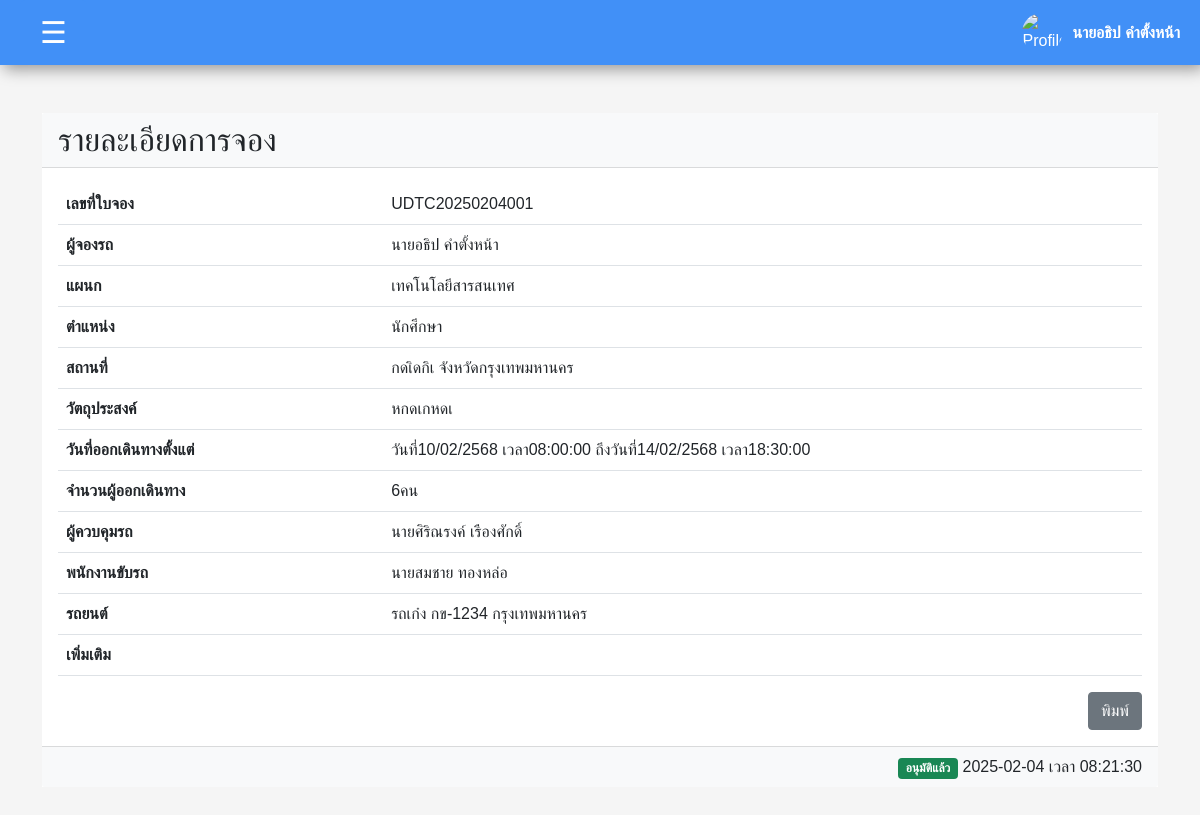
/Project/user/request_details.php?request_id=UDTC20250204001 (signed in), run on the app's committed database.
### tables this page shows
CREATE TABLE `requests` (
  `request_id` varchar(20) NOT NULL,
  `destination` varchar(255) DEFAULT NULL,
  `province` varchar(100) DEFAULT NULL,
  `travel_type` enum('ในจังหวัด','ต่างจังหวัด') DEFAULT NULL,
  `purpose` varchar(255) DEFAULT NULL,
  `departure_date` date DEFAULT NULL,
  `departure_time` time DEFAULT NULL,
  `return_date` date DEFAULT NULL,
  `return_time` time DEFAULT NULL,
  `passengers` int(11) DEFAULT NULL,
  `request_date` datetime DEFAULT NULL,
  `status` enum('รออนุมัติ','อนุมัติ','ปฏิเสธ','ยกเลิก') DEFAULT 'รออนุมัติ',
  `user_id` varchar(255) DEFAULT NULL,
  `driver_id` int(11) DEFAULT NULL,
  `car_id` int(11) DEFAULT NULL,
  `admin_id` varchar(11) DEFAULT NULL
);

CREATE TABLE `users` (
  `user_id` varchar(11) NOT NULL,
  `fullname` varchar(255) NOT NULL,
  `password` varchar(255) NOT NULL,
  `position` varchar(255) NOT NULL,
  `department` varchar(255) NOT NULL,
  `role` enum('admin','user','') NOT NULL,
  `profile_picture` varchar(255) DEFAULT 'default_images_account.jpg',
  `signature` varchar(255) DEFAULT 'default_images_signature.png'
);

CREATE TABLE `cars` (
  `car_id` int(11) NOT NULL,
  `plate_number` varchar(15) NOT NULL,
  `brand` varchar(50) NOT NULL,
  `model` varchar(50) DEFAULT NULL,
  `car_type` varchar(30) NOT NULL,
  `province` varchar(50) NOT NULL,
  `color` varchar(20) NOT NULL,
  `seats` int(11) NOT NULL,
  `status` enum('ใช้ได้ปกติ','ยกเลิกการใช้งาน','บำรุงรักษา') DEFAULT 'ใช้ได้ปกติ',
  `create_date` timestamp NOT NULL DEFAULT current_timestamp(),
  `update_date` timestamp NOT NULL DEFAULT current_timestamp() ON UPDATE current_timestamp()
);

CREATE TABLE `drivers` (
  `driver_id` int(11) NOT NULL,
  `name` varchar(100) DEFAULT NULL,
  `phone_number` varchar(15) DEFAULT NULL,
  `work_date` date DEFAULT NULL
);

CREATE TABLE `notes` (
  `note_id` int(11) NOT NULL,
  `request_id` varchar(20) DEFAULT NULL,
  `note_text` text NOT NULL,
  `created_at` timestamp NOT NULL DEFAULT current_timestamp()
);

### Project/function/BuddhistYear.php (called while the page is built, shortened)
<?php
function convertDateToBuddhist($date) {
    $dateObj = new DateTime($date);
    $buddhistYear = $dateObj->format("Y") + 543;
    return $dateObj->format("d/m/") . $buddhistYear;
}
?>

### Project/user/request_details.php (the view, shortened to what this page needs)
<!DOCTYPE html>
<html lang="en">
<head>
    <link rel="stylesheet" href="../css/bootstrap.css">
</head>
<body>
    <?php
    require("header.php");
    require("../function/BuddhistYear.php");
    if (isset($_GET['request_id'])) {
        $request_id = $_GET['request_id'];
        $request_id = mysqli_real_escape_string($connect, $request_id);
        $sql = "SELECT
    users.user_id,
    users.signature,
    users.fullname,
    users.department,
    users.position,
    requests.request_id,
    requests.user_id,
    requests.passengers,
    requests.destination,
    requests.province,
    requests.departure_date,
    requests.departure_time,
    requests.return_date,
    requests.return_time,
    requests.status,
    requests.driver_id,
    requests.car_id,
    requests.purpose,
    requests.request_date,
    requests.admin_id,
    drivers.name AS driver_name,
    admins.fullname AS admin_name,
    admins.signature AS admin_image,
    cars.plate_number,
    cars.province,
    cars.car_type
FROM requests
JOIN users ON requests.user_id = users.user_id
LEFT JOIN drivers ON requests.driver_id = drivers.driver_id
LEFT JOIN cars ON requests.car_id = cars.car_id
LEFT JOIN users AS admins ON requests.admin_id = admins.user_id
WHERE requests.request_id = '$request_id'";
        $note = "SELECT * FROM `notes`
WHERE `request_id` = '$request_id'
ORDER BY `created_at` DESC
LIMIT 1";
        $resultnote = mysqli_query($connect, $note);
        $result = mysqli_query($connect, $sql);
        if (mysqli_num_rows($result) > 0) {
            $row = mysqli_fetch_assoc($result);
            $cardetail = $row["car_type"] . " " . $row["plate_number"] . " " . $row["province"];
        } else {
            echo "ไม่พบ";
            exit();
        }
    } else {
        echo "ไม่มี request_id";
        exit();
    }
    $formatted_datetime = '';
    if (mysqli_num_rows($resultnote) > 0) {
        $row1 = mysqli_fetch_assoc($resultnote);
        $formatted_datetime = str_replace(" ", " เวลา ", $row1["created_at"]);
    }
    ?>
    <div class="container my-5">
        <div class="bg-white">
            <div class="card-header bg-light">
                <h2 class="mb-0">รายละเอียดการจอง</h2>
            </div>
            <div class="card-body">
                <table class="table  ">
                    <tbody>
                        <tr>
                            <th scope="row" style="width: 30%;">เลขที่ใบจอง</th>
                            <td><?php echo $row["request_id"]; ?></td>
                        </tr>
                        <tr>
                            <th scope="row">ผู้จองรถ</th>
                            <td><?php echo $row["fullname"]; ?></td>
                        </tr>
                        <tr>
                            <th scope="row">แผนก</th>
                            <td><?php echo $row["department"]; ?></td>
                        </tr>
                        <tr>
                            <th scope="row">ตำแหน่ง</th>
                            <td><?php echo $row["position"]; ?></td>
                        </tr>
                        <tr>
                            <th scope="row">สถานที่</th>
                            <td><?php echo $row["destination"] . " จังหวัด" . $row["province"]; ?></td>
                        </tr>
                        <tr>
                            <th scope="row">วัตถุประสงค์</th>
                            <td><?php echo $row["purpose"]; ?></td>
                        </tr>
                        <tr>
                            <th scope="row">วันที่ออกเดินทางตั้งแต่</th>
                            <td><?php echo "วันที่" . convertDateToBuddhist($row["departure_date"]) . " เวลา" . $row["departure_time"] . " ถึงวันที่" . convertDateToBuddhist($row["return_date"]) . " เวลา" . $row["return_time"]; ?></td>
                        </tr>
                        <tr>
                            <th scope="row">จำนวนผู้ออกเดินทาง</th>
                            <td><?php echo $row["passengers"] . "คน"; ?></td>
                        </tr>
                        <tr>
                            <th scope="row">ผู้ควบคุมรถ</th>
                            <td><?php echo $row["admin_name"]; ?></td>
                        </tr>
                        <tr>
                            <th scope="row">พนักงานขับรถ</th>
                            <td><?php echo $row["driver_name"]; ?></td>
                        </tr>
                        <tr>
                            <th scope="row">รถยนต์</th>
                            <td><?php echo $cardetail; ?></td>
                        </tr>
                        <tr>
                            <th scope="row">เพิ่มเติม</th>
                            <td><?php echo isset($row1["note_text"]) ? $row1["note_text"] : ""; ?></td>
                        </tr>
                    </tbody>
                </table>
                <?php if ($row["status"] != "ปฏิเสธ") { ?>
                    <form action="../print_form.php" method="POST">
                        <div style="text-align: right;">
                            <button type="submit" class="btn btn-secondary">พิมพ์</button>
                        </div>
                    </form>
                <?php } ?>
            </div>
            <?php if ($row["status"] == "อนุมัติ") { ?>
                <div class="card-footer text-end bg-light">
                    <span class="badge bg-success text-white">อนุมัติแล้ว</span>
                    <span><?php echo $formatted_datetime; ?></span>
                </div>
            <?php } ?>
        </div>
    </div>
</body>
</html>

### Project/user/header.php (style rules this page uses)
body { font-family: Arial, sans-serif; margin: 0; padding: 0; background-color: #f5f5f5; }

### data on the page
requests: request_id "UDTC20250204001", user.fullname "นายอธิป คำตั้งหน้า", user.department "เทคโนโลยีสารสนเทศ", user.position "นักศึกษา", destination "กดเิดกิเ", car.province "กรุงเทพมหานคร", purpose "หกดเกหดเ", departure_date "10/02/2568", departure_time "08:00:00", return_date "14/02/2568", return_time "18:30:00", passengers "6", admin.fullname "นายศิริณรงค์ เรืองศักดิ์", driver.name "นายสมชาย ทองหล่อ", car.province "รถเก๋ง กข-1234 กรุงเทพมหานคร"
notes: created_at "2025-02-04 เวลา 08:21:30"

### other printed values
$_SESSION['fullname'] "นายอธิป คำตั้งหน้า"
